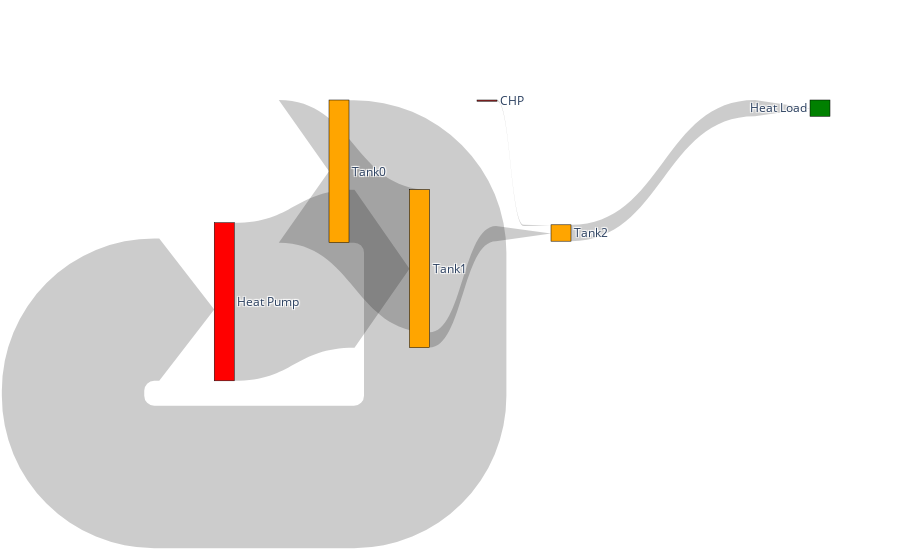

The notebook cell saved with this chart:
### Code cell
fig = go.Figure(data=[go.Sankey(
    arrangement = "snap",
    valuesuffix = "Wh",
    node = dict(
      pad = 10,
    #   thickness = 20,
      line = dict(color = "black", width = 0.5),
      label = ["Heat Pump", "Tank0", "Tank1", "Tank2", "Heat Load", "CHP"],
      x = [0, 0.35, 0.5, 0.65, 1,0.55],
      y = [0,-0.5,0.0,0.35,-0.2, -0.4],
    #   color = "blue"
      color = ['Red', 'Orange', 'Orange', 'Orange', 'Green', 'Brown']
    ),
    link = dict(
      arrowlen = 55,
      # source = [0, 1, 2,3, 4, 1,5], # indices correspond to labels, eg A1, A2, A1, B1, ...
      # target = [2, 2, 3,4, 1, 0,3],
      source = sources,
      target = targets,
      value = vals
    #   curve = [0, 0, 0, 0.5, 0]
  ))],
  layout = dict()
  )

fig.show()

### Figure 1 — Plotly figure (JSON) as saved in the notebook; plotly's stock layout.template omitted (floating-point values rounded to 4 significant figures)
{"data": [{"arrangement": "snap", "link": {"arrowlen": 55, "source": [0, 2, 2, 3, 4, 1, 5], "target": [2, 1, 3, 4, 1, 0, 3], "value": [223400000.0, 201700000.0, 21440000.0, 23070000.0, 0, 201300000.0, 1730000.0, 1730000.0]}, "node": {"color": ["Red", "Orange", "Orange", "Orange", "Green", "Brown"], "label": ["Heat Pump", "Tank0", "Tank1", "Tank2", "Heat Load", "CHP"], "line": {"color": "black", "width": 0.5}, "pad": 10, "x": [0, 0.35, 0.5, 0.65, 1, 0.55], "y": [0, -0.5, 0, 0.35, -0.2, -0.4]}, "type": "sankey", "valuesuffix": "Wh"}], "layout": {}}
